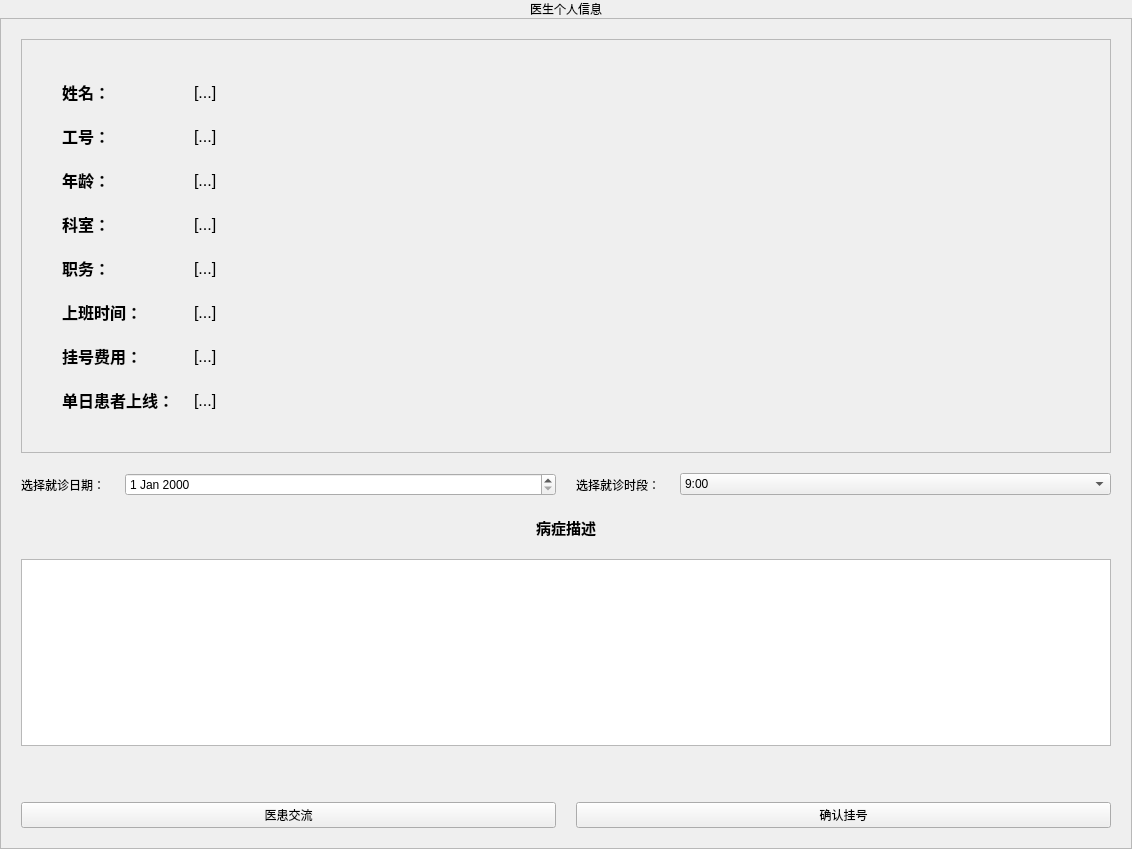
<?xml version="1.0" encoding="UTF-8"?>
<ui version="4.0">
 <class>DoctorInfo</class>
 <widget class="QWidget" name="DoctorInfo">
  <property name="geometry">
   <rect>
    <x>0</x>
    <y>0</y>
    <width>1132</width>
    <height>849</height>
   </rect>
  </property>
  <property name="windowTitle">
   <string>医生详细信息</string>
  </property>
  <layout class="QVBoxLayout" name="verticalLayout_4">
   <property name="spacing">
    <number>0</number>
   </property>
   <property name="leftMargin">
    <number>0</number>
   </property>
   <property name="topMargin">
    <number>0</number>
   </property>
   <property name="rightMargin">
    <number>0</number>
   </property>
   <property name="bottomMargin">
    <number>0</number>
   </property>
   <item>
    <widget class="QLabel" name="fullHeaderLabel">
     <property name="text">
      <string>医生个人信息</string>
     </property>
     <property name="alignment">
      <set>Qt::AlignCenter</set>
     </property>
    </widget>
   </item>
   <item>
    <widget class="QFrame" name="frame">
     <property name="frameShape">
      <enum>QFrame::StyledPanel</enum>
     </property>
     <property name="frameShadow">
      <enum>QFrame::Raised</enum>
     </property>
     <layout class="QVBoxLayout" name="verticalLayout_2">
      <property name="spacing">
       <number>20</number>
      </property>
      <property name="leftMargin">
       <number>20</number>
      </property>
      <property name="topMargin">
       <number>20</number>
      </property>
      <property name="rightMargin">
       <number>20</number>
      </property>
      <property name="bottomMargin">
       <number>20</number>
      </property>
      <item>
       <widget class="QFrame" name="frame_2">
        <property name="frameShape">
         <enum>QFrame::StyledPanel</enum>
        </property>
        <property name="frameShadow">
         <enum>QFrame::Raised</enum>
        </property>
        <property name="class" stdset="0">
         <string>cardFrame</string>
        </property>
        <layout class="QVBoxLayout" name="verticalLayout_3">
         <property name="spacing">
          <number>20</number>
         </property>
         <property name="leftMargin">
          <number>40</number>
         </property>
         <property name="topMargin">
          <number>40</number>
         </property>
         <property name="rightMargin">
          <number>40</number>
         </property>
         <property name="bottomMargin">
          <number>40</number>
         </property>
         <item>
          <layout class="QHBoxLayout" name="horizontalLayout_2">
           <item>
            <layout class="QFormLayout" name="formLayout">
             <property name="formAlignment">
              <set>Qt::AlignLeading|Qt::AlignLeft|Qt::AlignVCenter</set>
             </property>
             <property name="horizontalSpacing">
              <number>20</number>
             </property>
             <property name="verticalSpacing">
              <number>20</number>
             </property>
             <property name="leftMargin">
              <number>0</number>
             </property>
             <property name="topMargin">
              <number>0</number>
             </property>
             <property name="rightMargin">
              <number>0</number>
             </property>
             <property name="bottomMargin">
              <number>0</number>
             </property>
             <item row="0" column="0">
              <widget class="QLabel" name="label">
               <property name="font">
                <font>
                 <pointsize>12</pointsize>
                 <weight>75</weight>
                 <bold>true</bold>
                </font>
               </property>
               <property name="text">
                <string>姓名：</string>
               </property>
              </widget>
             </item>
             <item row="0" column="1">
              <widget class="QLabel" name="nameInput">
               <property name="font">
                <font>
                 <pointsize>12</pointsize>
                </font>
               </property>
               <property name="text">
                <string>[...]</string>
               </property>
              </widget>
             </item>
             <item row="1" column="0">
              <widget class="QLabel" name="label_2">
               <property name="font">
                <font>
                 <pointsize>12</pointsize>
                 <weight>75</weight>
                 <bold>true</bold>
                </font>
               </property>
               <property name="text">
                <string>工号：</string>
               </property>
              </widget>
             </item>
             <item row="1" column="1">
              <widget class="QLabel" name="idInput">
               <property name="font">
                <font>
                 <pointsize>12</pointsize>
                </font>
               </property>
               <property name="text">
                <string>[...]</string>
               </property>
              </widget>
             </item>
             <item row="2" column="0">
              <widget class="QLabel" name="label_3">
               <property name="font">
                <font>
                 <pointsize>12</pointsize>
                 <weight>75</weight>
                 <bold>true</bold>
                </font>
               </property>
               <property name="text">
                <string>年龄：</string>
               </property>
              </widget>
             </item>
             <item row="2" column="1">
              <widget class="QLabel" name="ageInput">
               <property name="font">
                <font>
                 <pointsize>12</pointsize>
                </font>
               </property>
               <property name="text">
                <string>[...]</string>
               </property>
              </widget>
             </item>
             <item row="3" column="0">
              <widget class="QLabel" name="label_5">
               <property name="font">
                <font>
                 <pointsize>12</pointsize>
                 <weight>75</weight>
                 <bold>true</bold>
                </font>
               </property>
               <property name="text">
                <string>科室：</string>
               </property>
              </widget>
             </item>
             <item row="3" column="1">
              <widget class="QLabel" name="departmentInput">
               <property name="font">
                <font>
                 <pointsize>12</pointsize>
                </font>
               </property>
               <property name="text">
                <string>[...]</string>
               </property>
              </widget>
             </item>
             <item row="4" column="0">
              <widget class="QLabel" name="label_6">
               <property name="font">
                <font>
                 <pointsize>12</pointsize>
                 <weight>75</weight>
                 <bold>true</bold>
                </font>
               </property>
               <property name="text">
                <string>职务：</string>
               </property>
              </widget>
             </item>
             <item row="4" column="1">
              <widget class="QLabel" name="titleInput">
               <property name="font">
                <font>
                 <pointsize>12</pointsize>
                </font>
               </property>
               <property name="text">
                <string>[...]</string>
               </property>
              </widget>
             </item>
             <item row="5" column="0">
              <widget class="QLabel" name="label_4">
               <property name="font">
                <font>
                 <pointsize>12</pointsize>
                 <weight>75</weight>
                 <bold>true</bold>
                </font>
               </property>
               <property name="text">
                <string>上班时间：</string>
               </property>
              </widget>
             </item>
             <item row="5" column="1">
              <widget class="QLabel" name="workTimeInput">
               <property name="font">
                <font>
                 <pointsize>12</pointsize>
                </font>
               </property>
               <property name="text">
                <string>[...]</string>
               </property>
              </widget>
             </item>
             <item row="6" column="0">
              <widget class="QLabel" name="label_15">
               <property name="font">
                <font>
                 <pointsize>12</pointsize>
                 <weight>75</weight>
                 <bold>true</bold>
                </font>
               </property>
               <property name="text">
                <string>挂号费用：</string>
               </property>
              </widget>
             </item>
             <item row="6" column="1">
              <widget class="QLabel" name="priceInput">
               <property name="font">
                <font>
                 <pointsize>12</pointsize>
                </font>
               </property>
               <property name="text">
                <string>[...]</string>
               </property>
              </widget>
             </item>
             <item row="7" column="0">
              <widget class="QLabel" name="label_17">
               <property name="font">
                <font>
                 <pointsize>12</pointsize>
                 <weight>75</weight>
                 <bold>true</bold>
                </font>
               </property>
               <property name="text">
                <string>单日患者上线：</string>
               </property>
              </widget>
             </item>
             <item row="7" column="1">
              <widget class="QLabel" name="maxPatientInput">
               <property name="font">
                <font>
                 <pointsize>12</pointsize>
                </font>
               </property>
               <property name="text">
                <string>[...]</string>
               </property>
              </widget>
             </item>
            </layout>
           </item>
           <item>
            <widget class="QLabel" name="DoctorPhoto">
             <property name="text">
              <string/>
             </property>
             <property name="pixmap">
              <pixmap resource="../res.qrc">:/img/picture/DefaultPhoto.jpg</pixmap>
             </property>
             <property name="scaledContents">
              <bool>true</bool>
             </property>
             <property name="alignment">
              <set>Qt::AlignCenter</set>
             </property>
            </widget>
           </item>
          </layout>
         </item>
        </layout>
       </widget>
      </item>
      <item>
       <layout class="QHBoxLayout" name="horizontalLayout_3">
        <item>
         <widget class="QLabel" name="label_14">
          <property name="text">
           <string>选择就诊日期：</string>
          </property>
         </widget>
        </item>
        <item>
         <widget class="QDateEdit" name="dateEdit">
          <property name="sizePolicy">
           <sizepolicy hsizetype="Expanding" vsizetype="Fixed">
            <horstretch>0</horstretch>
            <verstretch>0</verstretch>
           </sizepolicy>
          </property>
         </widget>
        </item>
        <item>
         <widget class="QLabel" name="label_7">
          <property name="text">
           <string>选择就诊时段：</string>
          </property>
         </widget>
        </item>
        <item>
         <widget class="QComboBox" name="availableTime">
          <property name="sizePolicy">
           <sizepolicy hsizetype="Expanding" vsizetype="Fixed">
            <horstretch>0</horstretch>
            <verstretch>0</verstretch>
           </sizepolicy>
          </property>
          <item>
           <property name="text">
            <string>9:00</string>
           </property>
          </item>
          <item>
           <property name="text">
            <string>10:00</string>
           </property>
          </item>
          <item>
           <property name="text">
            <string>11:00</string>
           </property>
          </item>
          <item>
           <property name="text">
            <string>12:00</string>
           </property>
          </item>
          <item>
           <property name="text">
            <string>14:00</string>
           </property>
          </item>
          <item>
           <property name="text">
            <string>15:00</string>
           </property>
          </item>
          <item>
           <property name="text">
            <string>16:00</string>
           </property>
          </item>
         </widget>
        </item>
       </layout>
      </item>
      <item>
       <widget class="QLabel" name="label_19">
        <property name="font">
         <font>
          <pointsize>11</pointsize>
          <weight>75</weight>
          <bold>true</bold>
         </font>
        </property>
        <property name="text">
         <string>病症描述</string>
        </property>
        <property name="alignment">
         <set>Qt::AlignCenter</set>
        </property>
       </widget>
      </item>
      <item>
       <widget class="QTextEdit" name="textEdit"/>
      </item>
      <item>
       <spacer name="verticalSpacer">
        <property name="orientation">
         <enum>Qt::Vertical</enum>
        </property>
        <property name="sizeHint" stdset="0">
         <size>
          <width>20</width>
          <height>40</height>
         </size>
        </property>
       </spacer>
      </item>
      <item>
       <layout class="QHBoxLayout" name="horizontalLayout">
        <item>
         <widget class="QPushButton" name="chatBtn">
          <property name="text">
           <string>医患交流</string>
          </property>
         </widget>
        </item>
        <item>
         <widget class="QPushButton" name="confirmBtn">
          <property name="text">
           <string>确认挂号</string>
          </property>
         </widget>
        </item>
       </layout>
      </item>
     </layout>
    </widget>
   </item>
  </layout>
 </widget>
 <resources>
  <include location="../res.qrc"/>
 </resources>
 <connections/>
</ui>
